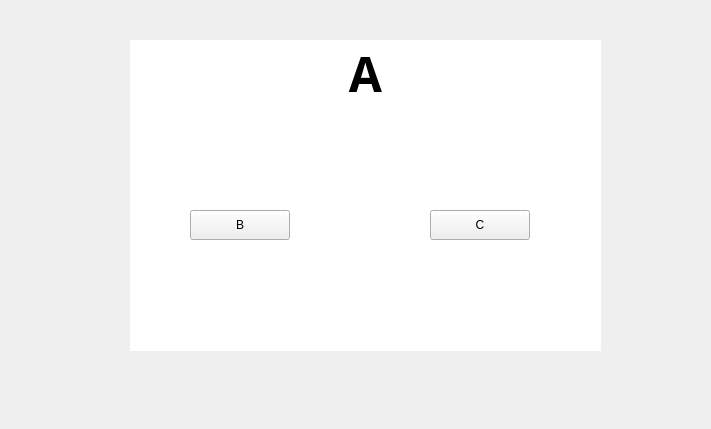
<?xml version="1.0" encoding="UTF-8"?>
<ui version="4.0">
 <class>switchInterface</class>
 <widget class="QWidget" name="switchInterface">
  <property name="geometry">
   <rect>
    <x>0</x>
    <y>0</y>
    <width>711</width>
    <height>429</height>
   </rect>
  </property>
  <property name="windowTitle">
   <string>switchInterface</string>
  </property>
  <widget class="QLabel" name="label">
   <property name="geometry">
    <rect>
     <x>130</x>
     <y>40</y>
     <width>471</width>
     <height>311</height>
    </rect>
   </property>
   <property name="font">
    <font>
     <family>微软雅黑</family>
     <pointsize>36</pointsize>
     <weight>75</weight>
     <bold>true</bold>
    </font>
   </property>
   <property name="styleSheet">
    <string notr="true">background-color: rgb(255, 255, 255);</string>
   </property>
   <property name="text">
    <string>A</string>
   </property>
   <property name="alignment">
    <set>Qt::AlignHCenter|Qt::AlignTop</set>
   </property>
  </widget>
  <widget class="QPushButton" name="bnt_B">
   <property name="geometry">
    <rect>
     <x>190</x>
     <y>210</y>
     <width>100</width>
     <height>30</height>
    </rect>
   </property>
   <property name="text">
    <string>B</string>
   </property>
  </widget>
  <widget class="QPushButton" name="bnt_C">
   <property name="geometry">
    <rect>
     <x>430</x>
     <y>210</y>
     <width>100</width>
     <height>30</height>
    </rect>
   </property>
   <property name="text">
    <string>C</string>
   </property>
  </widget>
 </widget>
 <resources/>
 <connections/>
</ui>
